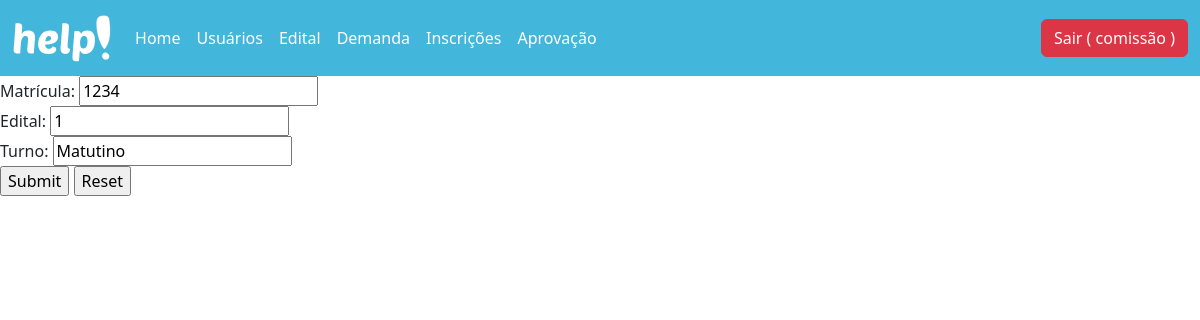
Page /inscricao/update/1 (signed in) on the committed database.
### database/models.py (models this page shows, shortened)
class Usuario(db.Model, UserMixin):
  __tablename__= "usuario"
  id = db.Column(db.Integer, primary_key = True)
  nome = db.Column(db.String(100))
  email = db.Column(db.String(100))
  matricula = db.Column(db.String(100))
  senha = db.Column(db.String(100))
  admin = db.Column(db.Boolean)
  professor = db.Column(db.Boolean)

class Inscricao(db.Model):
  id = db.Column(db.Integer, primary_key = True)
  id_usuario = db.Column(db.Integer, db.ForeignKey('usuario.matricula'))
  id_edital = db.Column(db.Integer, db.ForeignKey('edital.id'))
  turno = db.Column(db.String(100))
  usuario = db.relationship('Usuario', foreign_keys=id_usuario)
  edital = db.relationship('Edital', foreign_keys=id_edital)

### controllers/inscricao.py (the view, shortened to what this page needs)
@bp_inscricao.route('/update/<int:id>', methods=['GET', 'POST'])
@login_required
def update(id):
  if id and request.method=='GET':
    inscricao = Inscricao.query.get(id)
    return render_template('inscricao_update.html', inscricao=inscricao)

### controllers/usuario.py (called while the page is built)
@lm.user_loader
def load_user(id):
  usuario = Usuario.query.filter_by(id=id).first()
  return usuario

### templates/inscricao_update.html
{% extends 'header.html' %}
{% block container %}
<form action="/inscricao/update/{{inscricao.id}}" method="POST">
  Matrícula: <input type="text" name="id_usuario" value="{{inscricao.id_usuario}}"><br/>
  Edital: <input type="text" name="id_edital" value="{{inscricao.id_edital}}"><br/>
  Turno: <input type="text" name="turno" value="{{inscricao.turno}}"><br/>
  <input type="submit" name="Editar">
  <input type="reset" name="Limpar">
</form>
{% endblock %}

### templates/header.html (shortened to what this page needs)
<!DOCTYPE html>
<html lang="pt-br">
<head>
  <link href="https://cdn.jsdelivr.net/npm/bootstrap@5.3.0-alpha1/dist/css/bootstrap.min.css" rel="stylesheet">
  <link rel="stylesheet" href="/static/header.css">
</head>
<body>
<nav class="navbar navbar-expand-lg bg-body-tertiary" style="background-color: #43B6DB !important;">
  <div class="container-fluid">
    <a class="navbar-brand" href="/usuarios/dashboard"><img src="/static/assets/help.svg" alt="..." height="50vh"></a>
    <div class="collapse navbar-collapse" id="navbarSupportedContent">
      <ul class="navbar-nav me-auto mb-2 mb-lg-0">
        <li class="nav-item">
          <a class="nav-link active" aria-current="page" href="/usuarios/dashboard">Home</a>
        </li>
        {% if current_user.admin %}
        <li class="nav-item">
          <a class="nav-link" href="/usuarios/recovery">Usuários</a>
        </li>
        {% endif %}
        {% if current_user.admin %}
        <li class="nav-item">
          <a class="nav-link" href="/edital/recovery">Edital</a>
        </li>
        {% endif %}
        {% if current_user.professor %}
        <li class="nav-item">
          <a class="nav-link" href="/demanda/recovery">Demanda</a>
        </li>
        {% endif %}
        {% if current_user.professor %}
        <li class="nav-item">
          <a class="nav-link" href="/inscricao/recovery">Inscrições</a>
        </li>
        {% endif %}
        {% if current_user.professor %}
        <li class="nav-item">
          <a class="nav-link" href="/aprovacao/recovery">Aprovação</a>
        </li>
        {% endif %}
      </ul>
      <form class="d-flex" role="search">
        <a href="{{url_for('usuarios.logoff')}}" class="btn btn-danger" id="button-sair">Sair ( {{current_user.nome}} )</a>
      </form>
    </div>
  </div>
</nav>
  {% block container %}
  {% endblock %}
</body>
</html>

### static/header.css (style rules this page uses)
.nav-link { color: white !important; transition: 0.5s ease-in-out; }

### rows in the picture
Usuario: nome "comissão"
Inscricao: id_usuario "1234", id_edital "1", turno "Matutino"
